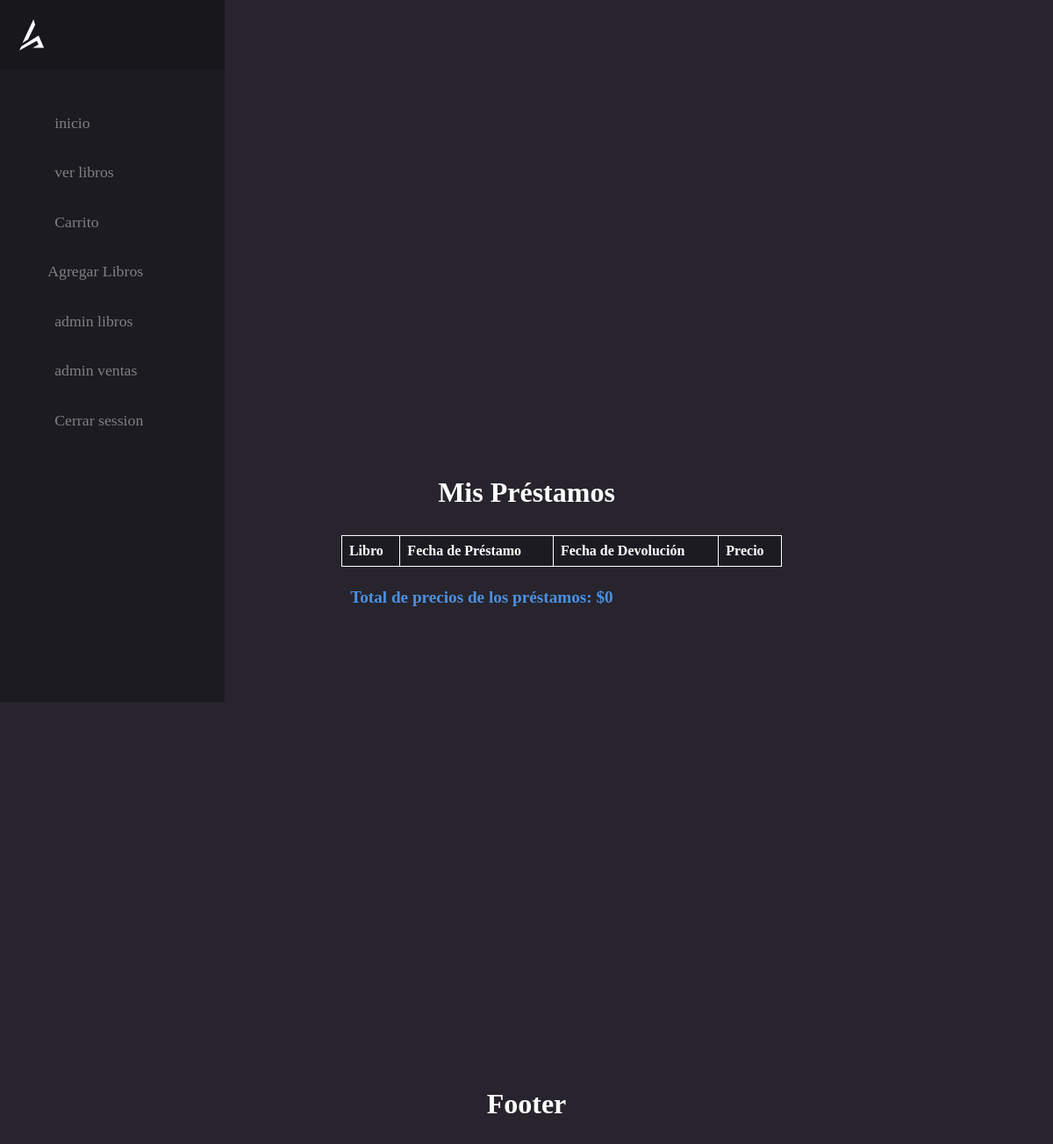
Before: /mis-prestamos (signed in) with the older database file.
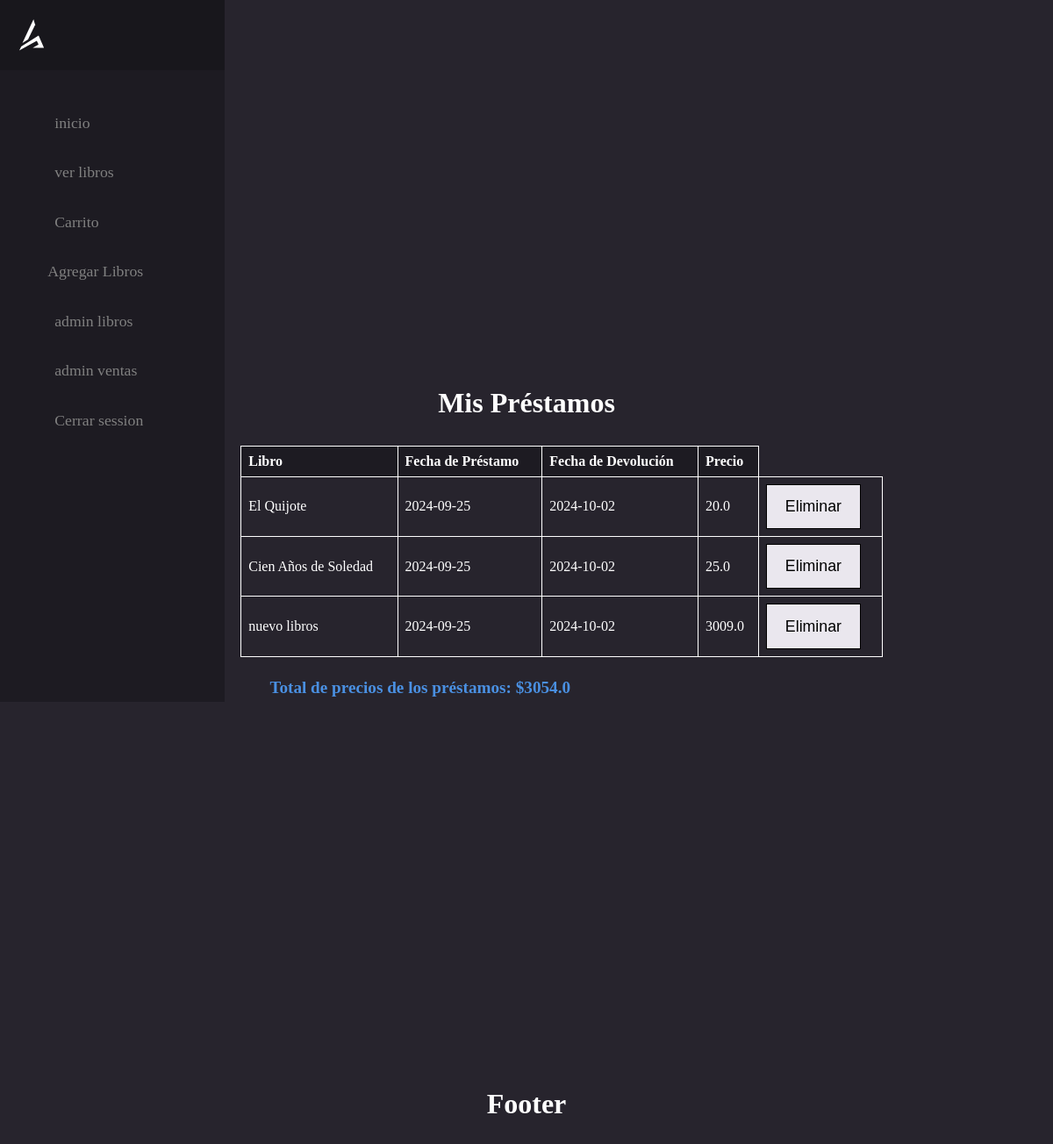
After: the same page with the newer database file.
### models/controladordatabase.py (models this page shows, shortened)
class Prestamo(db.Model):
    __tablename__ = 'Prestamo'
    id = db.Column(db.Integer, primary_key=True)
    id_libro = db.Column(db.Integer, db.ForeignKey('Libros.id'), nullable=False)
    id_usuario = db.Column(db.Integer, db.ForeignKey('Usuario.id'), nullable=False)
    fecha_prestamo = db.Column(db.Date, nullable=False, default=date.today)
    fecha_devolucion = db.Column(db.Date, nullable=True)

class Libros(db.Model):
    __tablename__ = 'Libros'
    id = db.Column(db.Integer, primary_key=True)
    titulo = db.Column(db.String(100), nullable=False)
    autor = db.Column(db.String(100), nullable=False)
    descripcion = db.Column(db.Text, nullable=True)
    fecha_emision = db.Column(db.Text, nullable=False, default=date.today)
    stock = db.Column(db.Integer, nullable=False)
    precio = db.Column(db.Float, nullable=False)
    img = db.Column(db.String(200), nullable=True, default="sinimagen.jpg")
    prestamos = db.relationship('Prestamo', backref='libro', lazy=True)

### routes/prestamo.py (the view)
@prestamos.route('/mis-prestamos')
@login_required
def listar_prestamos():
    usuario_id = Usuario.query.filter_by(nombre=session['nombre']).first().id
    prestamos = db.session.query(Prestamo, Libros).join(Libros, Prestamo.id_libro == Libros.id).filter(Prestamo.id_usuario == usuario_id).all()
    total_precios = sum([libro.precio for _, libro in prestamos])
    return render_template('prestamos/listar.html', prestamos=prestamos, total_precios=total_precios)

### routes/login.py (called while the page is built)
def login_required(f):
    @wraps(f)
    def decorated_function(*args, **kwargs):
        if "nombre" not in session:
            flash("Por favor, inicia sesión para acceder a esta página.")
            return redirect(url_for('user.index_login'))
        return f(*args, **kwargs)
    return decorated_function

### templates/prestamos/listar.html (shortened to what this page needs)
{% extends 'layout.html' %}
{% block content %}<body>
    <main id="main" class="flexbox-col">
    <h1>Mis Préstamos</h1>
    <table>
        <thead>
            <tr>
                <th>Libro</th>
                <th>Fecha de Préstamo</th>
                <th>Fecha de Devolución</th>
                <th>Precio</th>
            </tr>
        </thead>
        <tbody>
            {% for prestamo, libro in prestamos %}
            <tr>
                <td>{{ prestamo.libro.titulo }}</td>
                <td>{{ prestamo.fecha_prestamo }}</td>
                <td>{{ prestamo.fecha_devolucion if prestamo.fecha_devolucion else 'Pendiente' }}</td>
                <td>{{ libro.precio }}</td>
                <td><form action="{{ url_for('prestamos.eliminar_prestamo', id=prestamo.id) }}" method="post" style="display:inline;">
                    <button type="submit" onclick="return confirm('¿Estás seguro de que deseas eliminar este préstamo?');">Eliminar</button>
                </form></td>
            </tr>
            {% endfor %}
        </tbody>
    </table>
    <p><strong>Total de precios de los préstamos: ${{ total_precios }}</strong></p>
    </main>
    {% endblock %}

### templates/layout.html (shortened to what this page needs)
<!DOCTYPE html>
<html lang="es">
<head>
    <link rel="stylesheet" href="{{ url_for('static', filename='css/tabla.css' ) }}">
    <link rel="stylesheet" href="{{ url_for('static', filename='css/navbar.css' ) }}">
    <link rel="stylesheet" href="{{ url_for('static', filename='css/login.css' ) }}">
    <link rel="stylesheet" href="{{ url_for('static', filename='css/detalles.css' ) }}">
    <link rel="stylesheet" href="{{ url_for('static', filename='css/paginacion.css' ) }}">
    <link rel="stylesheet" href="{{ url_for('static', filename='css/cards.css' ) }}">
    <link rel="stylesheet" href="{{ url_for('static', filename='css/carousel.css' ) }}">
</head>
<body>
<nav id="navbar">
  <ul class="navbar-items flexbox-col">
    <li class="navbar-logo flexbox-left">
      <a class="navbar-item-inner flexbox">
      </a>
    </li>
    <li class="navbar-item flexbox-left">
      <a href="{{url_for('libros.bienvenida')}}" class="navbar-item-inner flexbox-left">
        <span class="link-text">inicio</span>
      </a>
      <li class="navbar-item flexbox-left">
        <a href="{{url_for('libros.libross')}}" class="navbar-item-inner flexbox-left">
          <span class="link-text">ver libros</span>
        </a>
      </li>
    <li class="navbar-item flexbox-left">
      <a href="{{url_for('prestamos.listar_prestamos')}}" class="navbar-item-inner flexbox-left">
        <span class="link-text">Carrito</span>
      </a>
    </li>
    </li>
      <a href="{{url_for('libros.index')}}" class="navbar-item-inner flexbox-left">
        <span class="link-text">Agregar Libros</span>
      </a>
    <li class="navbar-item flexbox-left">
      <a href="{{url_for('libros.verlibro')}}" class="navbar-item-inner flexbox-left">
        <span class="link-text">admin libros</span>
      </a>
    </li>
    <li class="navbar-item flexbox-left">
      <a href="{{url_for('prestamos.ver_todos_prestamos')}}" class="navbar-item-inner flexbox-left">
        <span class="link-text">admin ventas</span>
      </a>
    </li>
    <li class="navbar-item flexbox-left">
      <a href="{{url_for('user.logout')}}" class="navbar-item-inner flexbox-left">
        <span class="link-text">Cerrar session</span>
      </a>
    </li>
  </ul>
</nav>
<main id="main">
    {% block content %}
    {% endblock %}
    <h1>Footer</h1>
  </main>
</body>
</html>

### static/css/tabla.css (style rules this page uses)
table { margin: 0 0 0 5em; width: 100%; border-collapse: collapse; }
th, td { border: 1px solid #ffffff; padding: 8px; text-align: left; color: #ffffff; }
th { background-color: hsl(256, 12%, 12%); }

### static/css/navbar.css (style rules this page uses)
:root { --primary: 237, 94%, 81%; --background: 266, 16%, 92%; --background-secondary: 256, 12%, 12%; --background-secondary-dark: 256, 10%, 10%; --background-secondary-light: 257, 11%, 16%; --text-primary: 0, 0%, 0%; --black: 0, 0%, 0%; --white: 0, 0%, 100%; --quite-gray: 0, 0%, 50%; --grooble: 10, 28%, 93%; --heading-large: 5.6rem; --heading-medium: 3.6rem; --heading-small: 2.4rem; --paragraph: 1.11rem; --navbar-buttons: 2.4rem; --transition-main: .175, .685, .32; --font-main: "Poppins"; }
*, *::before, *::after { box-sizing: inherit; }
html, body { margin: 0; width: 100%; color: hsl(var(--text-primary)); font-family: var(--font-main); background-color: hsl(var(--background-secondary-light)); -webkit-font-smoothing: antialiased; scroll-behavior: smooth; box-sizing: border-box; }
h1, h2, h3, h4, h5, h6 { margin: 0; }
h1 { font-size: var(--heading-large); }
h1, h2 { font-weight: 900; }
p { margin: 0; font-size: var(--paragraph); }
a { color: hsla(var(--primary), 1); font-size: var(--paragraph); text-decoration: underline; }
button { padding: .8em 1.2em; border: 1px solid hsl(var(--black)); background-color: hsl(var(--background)); font-size: var(--paragraph); cursor: pointer; outline: none; }
ul, ol { margin: 1em 0; }
form { margin: 0; }
.flexbox { display: flex; justify-content: center; align-items: center; }
.flexbox-left { display: flex; justify-content: flex-start; align-items: center; }
.flexbox-col { display: flex; justify-content: center; flex-direction: column; align-items: center; }
#navbar { top: 0; padding: 0; width: 5em; height: 100vh; position: fixed; background-color: hsl(var(--background-secondary)); transition: width .35s cubic-bezier(var(--transition-main), 1); overflow-y: auto; overflow-x: hidden; }
.navbar-items { margin: 0; padding: 0; list-style-type: none; }
.navbar-logo { margin: 0 0 2em 0; width: 100%; height: 5em; background: hsl(var(--background-secondary-dark)); }
.navbar-logo > .navbar-item-inner { width: calc(5rem - 8px); }
.navbar-logo > .navbar-item-inner > svg { height: 2em; fill: hsl(var(--white)); }
.navbar-item { padding: 0 .5em; width: 100%; cursor: pointer; }
.navbar-item-inner { padding: 1em 0; width: 100%; position: relative; color: hsl(var(--quite-gray)); border-radius: .25em; text-decoration: none; transition: all .2s cubic-bezier(var(--transition-main), 1); }
.link-text { margin: 0; width: 0; text-overflow: ellipsis; white-space: nowrap; transition: all .35s cubic-bezier(var(--transition-main), 1); overflow: hidden; opacity: 0; }
#main { margin: 0 0 0 5em; min-height: 150vh; }
#main > p { width: 80%; max-width: 80%; }
@media only screen and (max-width: 1660px) { :root { --heading-large: 5.4rem; --heading-medium: 3.4rem; --heading-small: 2.2rem; } }
@media only screen and (max-width: 1456px) { :root { --heading-large: 5.2rem; --heading-medium: 3.2rem; --heading-small: 2rem; } }

### static/css/detalles.css (style rules this page uses)
main#main { display: flex; flex-direction: column; align-items: center; padding: 20px; gap: 20px; max-width: 1350px; margin: 0 auto; }
main#main h1 { font-size: 2em; margin-bottom: 10px; color: #ffffff; text-align: center; }
main#main p { font-size: 1.1em; color: #ffffff; line-height: 1.6; text-align: left; width: 100%; }
main#main p strong { color: #4a90e2; margin-right: 5px; }
main#main p:last-child { font-size: 1.2em; font-weight: bold; color: #e63946; }

Changed rows visible on the page:
added Prestamo: libro.titulo "El Quijote", fecha_prestamo "2024-09-25", fecha_devolucion "2024-10-02", precio "20.0"
added Prestamo: libro.titulo "Cien Años de Soledad", fecha_prestamo "2024-09-25", fecha_devolucion "2024-10-02", precio "25.0"
added Prestamo: libro.titulo "nuevo libros", fecha_prestamo "2024-09-25", fecha_devolucion "2024-10-02", precio "3009.0"
Other visible differences:
{{ total_precios }}: "0" → "3054.0"
